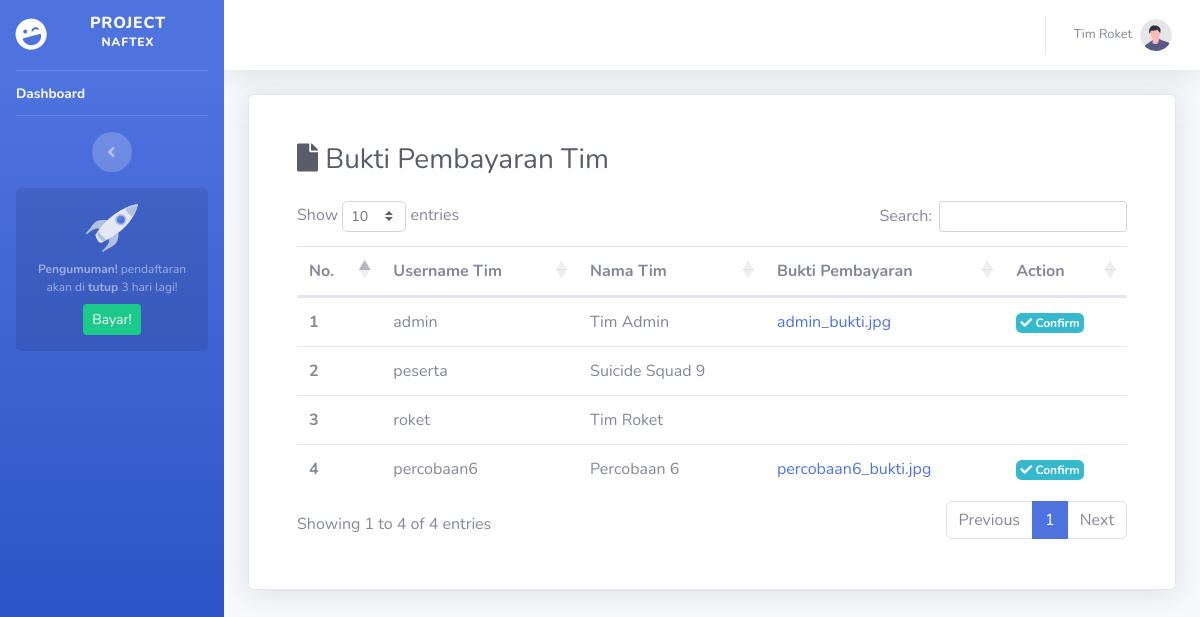
The app's page /dashboard/docBuktipemby.php (signed in), older data.
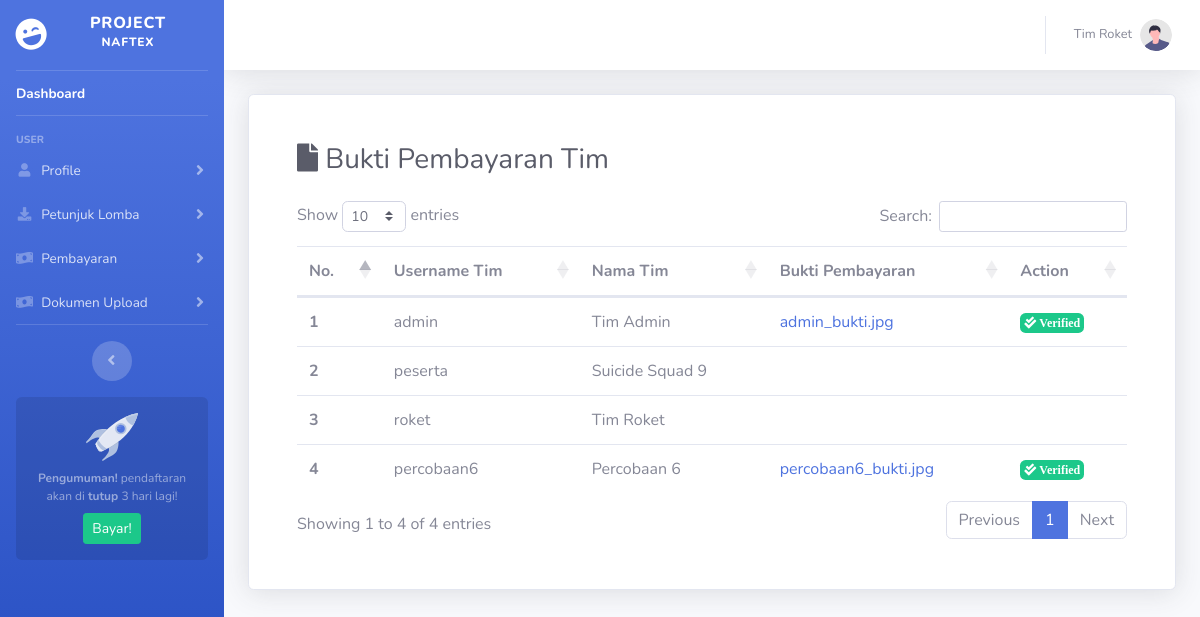
The same page, newer data.
### tables this page shows
CREATE TABLE `pembayaran_peserta` (
  `username` varchar(50) NOT NULL,
  `status_bayar` varchar(50) NOT NULL,
  `bukti_transfer` varchar(100) NOT NULL,
  `deskripsi2` varchar(50) NOT NULL
);

CREATE TABLE `user` (
  `id_user` int(11) NOT NULL,
  `username` varchar(50) NOT NULL,
  `password` varchar(50) NOT NULL,
  `nama` varchar(50) NOT NULL,
  `email` varchar(50) NOT NULL,
  `level` varchar(50) NOT NULL,
  `foto` varchar(50) NOT NULL,
  `id_lomba` int(11) NOT NULL
);

### dashboard/include/session.php (called while the page is built, shortened)
<?php
	if (isset($_SESSION['id_user'])) {
		$id_user = $_SESSION['id_user'];
		$query_n = mysqli_query($koneksi, "SELECT `nama` FROM `user` WHERE `id_user`='$id_user'");
	    while($data_n = mysqli_fetch_row($query_n)){
	      $nama = $data_n[0];
	    }
	}
	$level = $_SESSION['level'];
?>

### dashboard/docBuktipemby.php (the view, shortened to what the changed rows need)
<?php
    include('../koneksi/koneksi.php');
    include('include/session.php');
?>
<!DOCTYPE html>
<html lang="en">
<head>
    <?php include "include/head.php" ?>
</head>
<body id="page-top">
    <div id="wrapper">
        <?php include "include/sidebar.php" ?>
        <div id="content-wrapper" class="d-flex flex-column">
            <div id="content">
                <?php include "include/navbar.php" ?>
                <div class="container-fluid">
                    <div class="container col-12 card shadow p-5">
                        <h1 class="h3 mb-4 text-gray-800"><i class="fas fa-file"></i> Bukti Pembayaran Tim</h1>
                        <div class="row justify-content-center">
                            <div class="col-md-12">
                                <div class="table-responsive-md">
                                    <table id="dataTable" class="table table-hover">
                                        <thead>
                                            <tr>
                                                <th scope="col">No.</th>
                                                <th scope="col">Username Tim</th>
                                                <th scope="col">Nama Tim</th>
                                                <th scope="col">Bukti Pembayaran</th>
                                                <th scope="col">Action</th>
                                        </thead>
                                        <tbody>
                                            <?php
                                                $no=1;
                                                $sql_p = "SELECT user.username, user.nama, pembayaran_peserta.bukti_transfer, pembayaran_peserta.status_bayar FROM `user`
                                                LEFT JOIN `pembayaran_peserta` ON pembayaran_peserta.username = user.username";
                                                $query_p = mysqli_query($koneksi,$sql_p);
                                                while($data_p = mysqli_fetch_row($query_p)){
                                                    $username   = $data_p[0];
                                                    $nama     = $data_p[1];
                                                    $bukti   = $data_p[2];
                                                    $status    = $data_p[3];
                                            ?>
                                            <tr>
                                                <th scope="row"><?= $no ?></th>
                                                <td><?= $username ?></td>
                                                <td><?= $nama ?></td>
                                                <td>
                                                    <a data-toggle="collapse" href="#buktitimid<?= $no ?>" role="button" aria-expanded="false" aria-controls="buktitimid=1">
                                                        <?= $bukti ?>
                                                    </a>
                                                </td>
                                                <td>
                                                    <?php if ($status=="pending") { ?>
                                                        <a href="#" data-toggle="modal" data-target="#confirmModal" class="badge badge-info p-1" onclick='setConfirm("<?= $username ?>")'><i class="fas fa-check"></i> Confirm</a>
                                                    <?php } else if ($status=="berhasil") { ?>
                                                        <a href="#" class="badge badge-success p-1"><i class="fas fa-check-double"> Verified</i></a>
                                                    <?php }
                                                    ?>
                                                </td>
                                            </tr>
                                            <?php $no++; } ?>
                                        </tbody>
                                    </table>
                                </div>
                            </div>
                        </div>
                    </div>
                </div>
            </div>
        </div>
    </div>
</body>
</html>

### dashboard/include/navbar.php (shortened to what the changed rows need)
<nav class="navbar navbar-expand navbar-light bg-white topbar mb-4 static-top shadow">
    <ul class="navbar-nav ml-auto">
        <li class="nav-item dropdown no-arrow">
            <a class="nav-link dropdown-toggle" href="#" id="userDropdown" role="button" data-toggle="dropdown" aria-haspopup="true" aria-expanded="false">
                <span class="mr-2 d-none d-lg-inline text-gray-600 small"><?= $nama ?></span>
                <img class="img-profile rounded-circle" src="assets/img/undraw_profile.svg" />
            </a>
        </li>
    </ul>
</nav>

### dashboard/include/sidebar.php (shortened to what the changed rows need)
<ul class="navbar-nav bg-gradient-primary sidebar sidebar-dark accordion" id="accordionSidebar">
    <a class="sidebar-brand d-flex align-items-center justify-content-center" href="index.html">
        <div class="sidebar-brand-icon rotate-n-15">
        </div>
        <div class="sidebar-brand-text mx-3">Project <sup>NAFTEX</sup></div>
    </a>
    <hr class="sidebar-divider my-0" />
    <li class="nav-item active">
        <a class="nav-link" href="index.php">
            <span>Dashboard</span></a>
    </li>
    <hr class="sidebar-divider d-none d-md-block" />
    <?php
        if ($level=="peserta") {
    ?>
    <div class="sidebar-heading">User</div>
    <li class="nav-item">
        <a class="nav-link collapsed" href="#" data-toggle="collapse" data-target="#bioUser" aria-expanded="true" aria-controls="bioUser">
            <i class="fas fa-fw fa-user"></i>
            <span>Profile</span>
        </a>
    </li>
    <li class="nav-item">
        <a class="nav-link collapsed" href="#" data-toggle="collapse" data-target="#downloads" aria-expanded="true" aria-controls="downloads">
            <i class="fas fa-fw fa-download"></i>
            <span>Petunjuk Lomba</span>
        </a>
    </li>
    <li class="nav-item">
        <a class="nav-link collapsed" href="#" data-toggle="collapse" data-target="#payments" aria-expanded="true" aria-controls="payments">
            <i class="fas fa-fw fa-money-bill-wave"></i>
            <span>Pembayaran</span>
        </a>
    </li>
    <li class="nav-item">
        <a class="nav-link collapsed" href="#" data-toggle="collapse" data-target="#dokumenupload" aria-expanded="true" aria-controls="dokumenupload">
            <i class="fas fa-fw fa-money-bill-wave"></i>
            <span>Dokumen Upload</span>
        </a>
    </li>
    <hr class="sidebar-divider d-none d-md-block" />
    <?php } ?>
    <div class="text-center d-none d-md-inline">
        <button class="rounded-circle border-0" id="sidebarToggle"></button>
    </div>
    <div class="sidebar-card">
        <img class="sidebar-card-illustration mb-2" src="assets/img/undraw_rocket.svg" alt="" />
        <p class="text-center mb-2"><strong>Pengumuman!</strong> pendaftaran akan di <b>tutup</b> 3 hari lagi!</p>
        <a class="btn btn-success btn-sm" href="https://startbootstrap.com/theme/sb-admin-pro">Bayar!</a>
    </div>
</ul>

Row changes from the older to the newer data that the page shows:
no longer on one of the page's lists (row edited): user: username "roket", nama "Tim Roket"
changed pembayaran_peserta "admin_bukti.jpg": status_bayar "Confirm" → "Verified"
added pembayaran_peserta: user.username "roket", user.nama "Tim Roket"
changed pembayaran_peserta "percobaan6_bukti.jpg": status_bayar "Confirm" → "Verified"
Text that changed along with them:
text now shown: "USER Profile Petunjuk Lomba Pembayaran Dokumen Upload"
